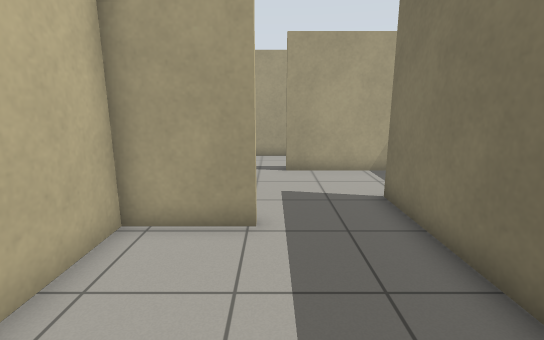
view 1 (above)

24 first-person views from a walk through a robot-simulator world made for Gazebo. The camera is 1.2 m above the floor, tilts 12° down and sees 85° across. The floor is counted in squares, 0.5 m on a side. Each view is taken from the middle of a square. On the plan, view 1 faces up. The plan holds only what a view shows up to about 18 squares ahead; the rest is blank. The robots in the file are not drawn.

view 2
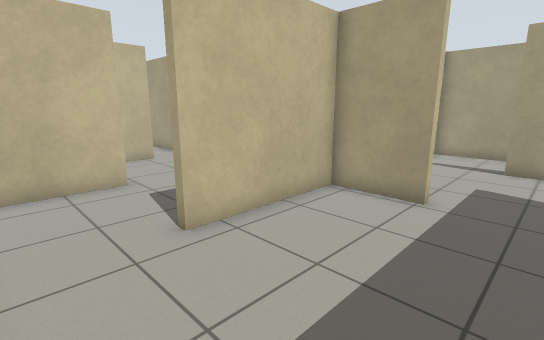

view 3
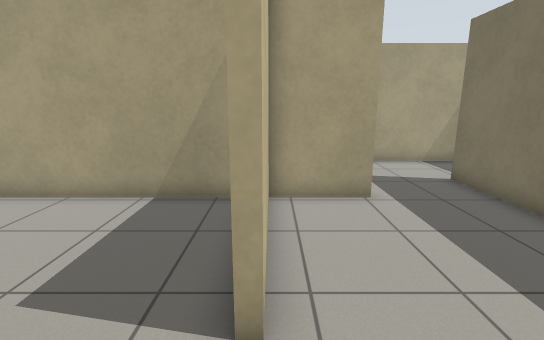

view 4
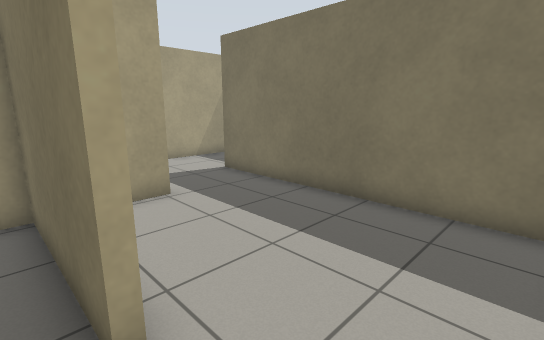

view 5
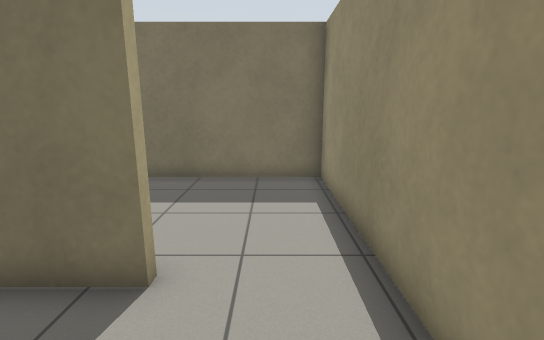

view 6
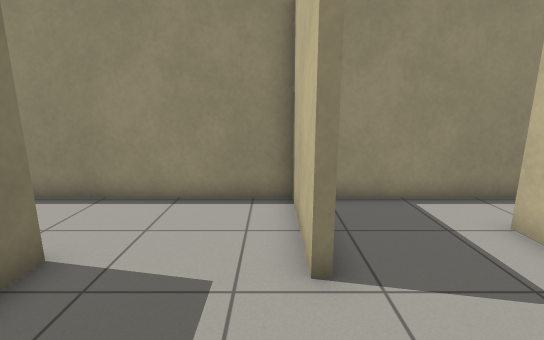

view 7
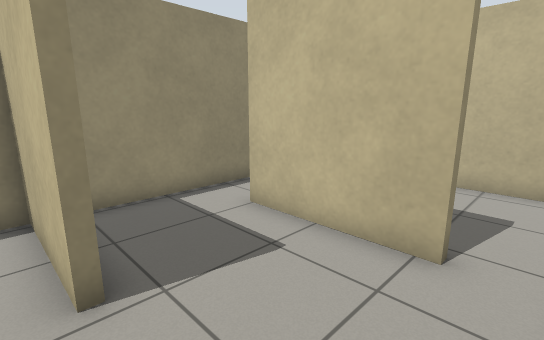

view 8
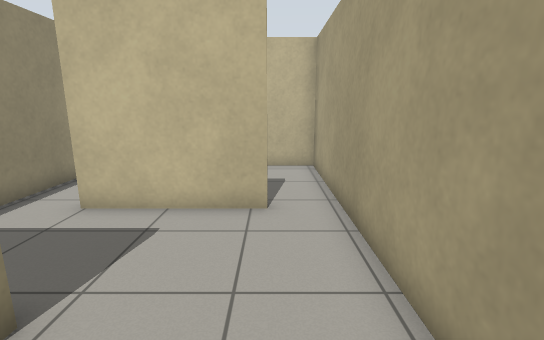

view 9
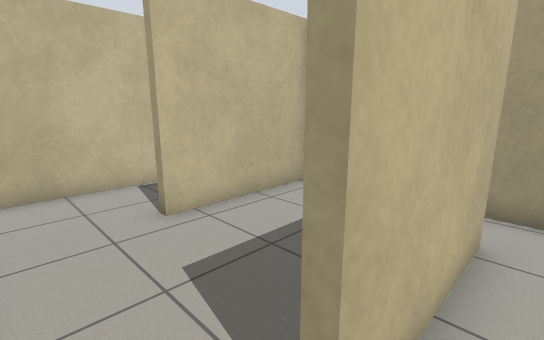

view 10
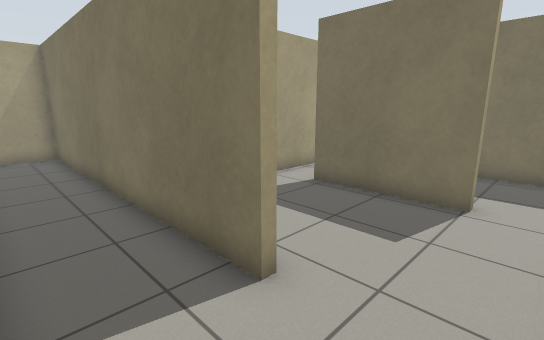

view 11
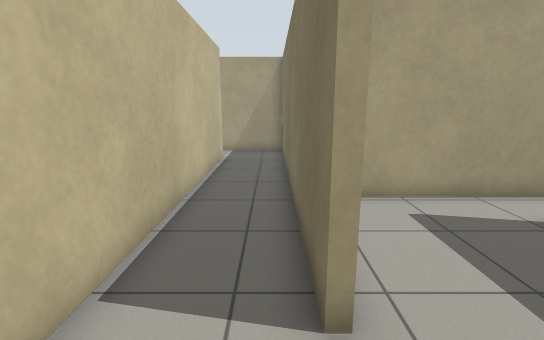

view 12
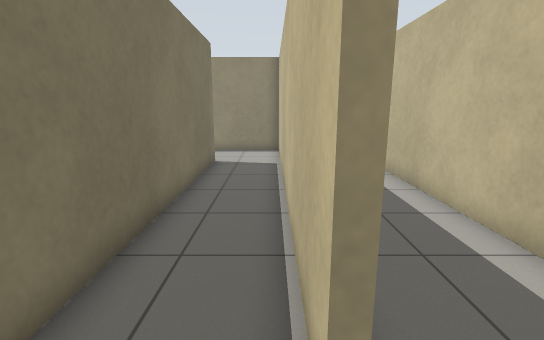

view 13
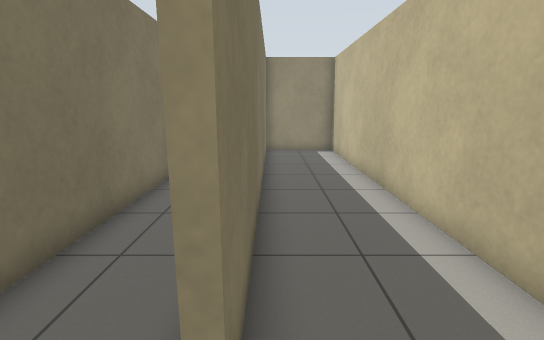

view 14
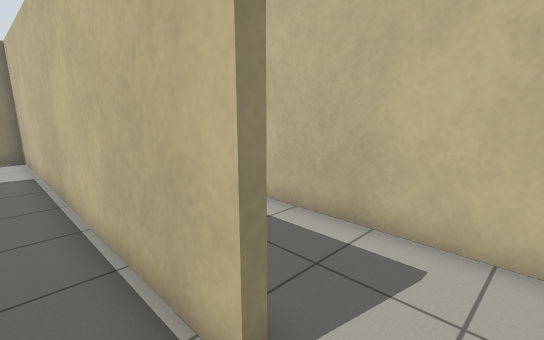

view 15
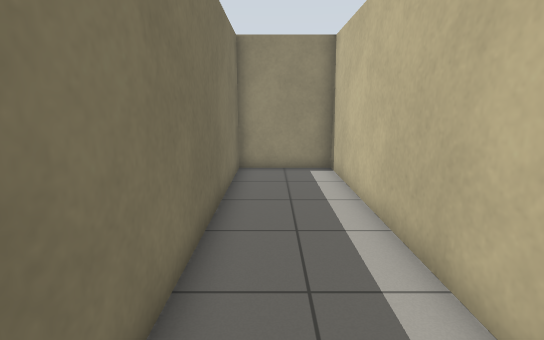

view 16
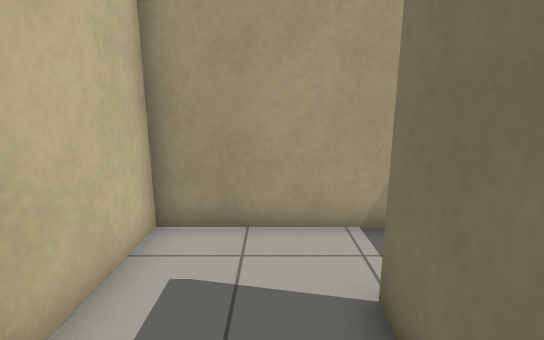

view 17
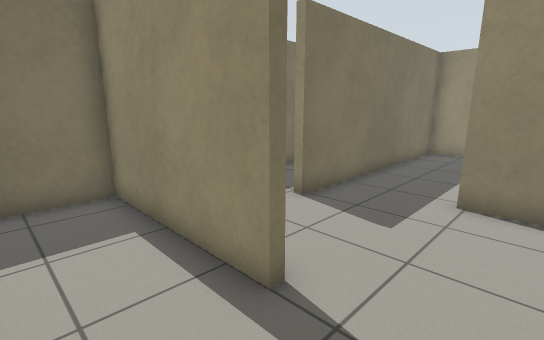

view 18
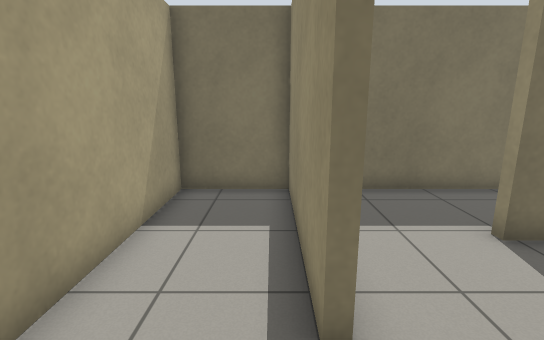

view 19
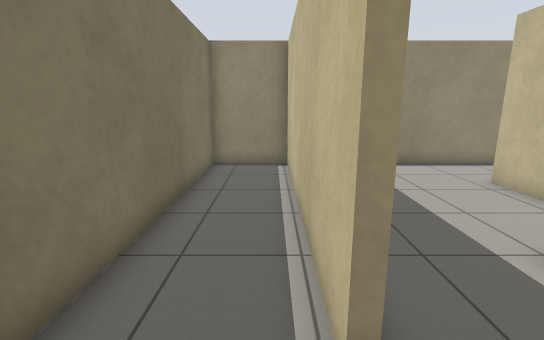

view 20
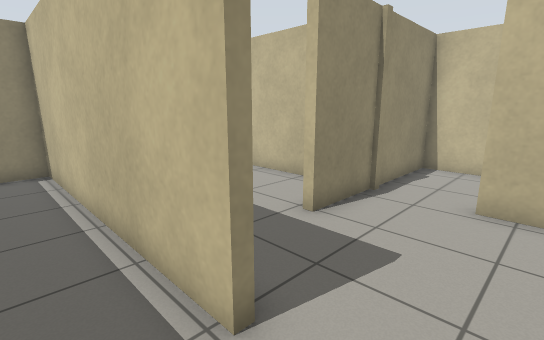

view 21
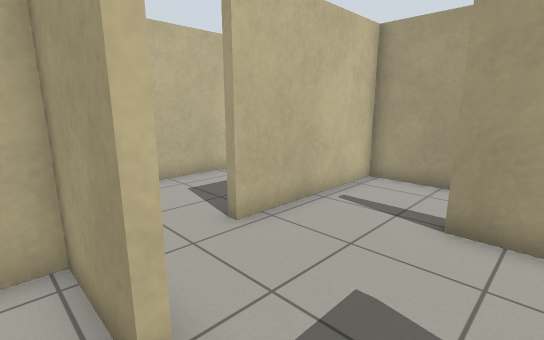

view 22
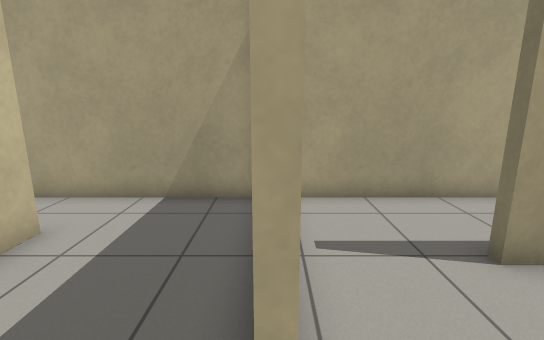

view 23
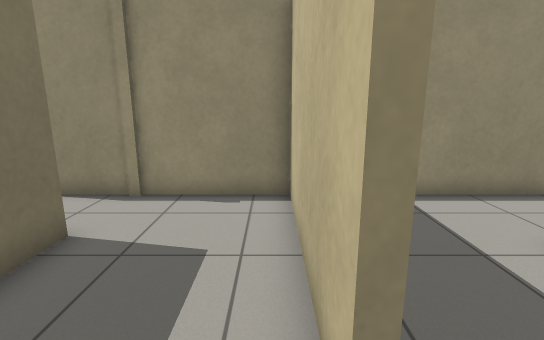

view 24
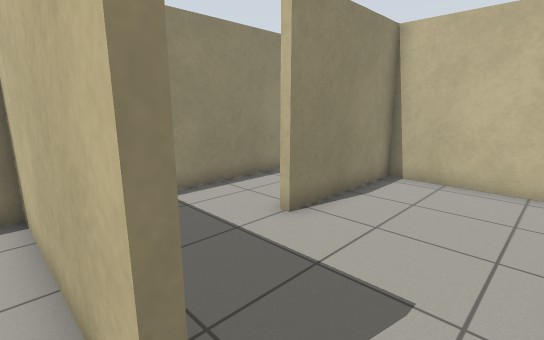

### Floor plan
Points are (right, up) in squares from view 1. A wall is a line through its corners. A room is listed if a view was taken in it or the views show most of it. See-through windows are left out.
Room 1 (views 1, 2, 3, 21)
walls: (-0.3, 5.7) (-3.1, 5.7) (-3.1, 0.7) (-3.4, 0.7); (-3.6, -2.7) (3.1, -2.7) (3.1, 5.4)
ways out: opening at (-3, -1) to room 2; opening at (1, 6) to room 10
Room 2 (views 4, 5)
walls: (-7.5, 1.2) (-7.5, -2.7) (-3.6, -2.7)
ways out: opening at (-3, -1) to room 1; opening at (-5.5, 1) to room 3
Room 3 (views 6, 7, 8)
walls: (-3.4, 0.7) (-3.4, 5.7) (-8.4, 5.7)
ways out: opening at (-5.5, 1) to room 2; opening at (-8, 3.5) to room 4
Room 4 (view 9)
walls: (-11.8, 4) (-11.8, -0.6); (-12.1, -0.6) (-12.1, 4); (-15, -2.7) (-8.6, -2.7); (-8.4, 5.7) (-17.1, 5.7) (-17.1, 0.7); (-7.9, -1.8) (-7.9, 0.1)
ways out: opening at (-8, 3.5) to room 3; opening at (-17, -1) to room 5
Room 5 (views 10, 11, 12, 14)
walls: (-17.4, 0.7) (-17.4, 14.7) (-20.4, 14.7); (-20.4, 12.4) (-20.4, -2.7) (-16.8, -2.7)
ways out: opening at (-17, -1) to room 4; opening at (-21, 13.5) to room 6
Room 6 (views 13, 15, 16)
walls: (-20.4, 14.7) (-24.4, 14.7) (-24.4, -2.7) (-20.7, -2.7) (-20.7, 12.4)
ways out: opening at (-21, 13.5) to room 5
Room 7 (views 17, 18)
walls: (0.5, 11.5) (6.5, 11.5) (6.5, 14.7) (-2.8, 14.7) (-2.8, 10.6)
ways out: opening at (-1, 11) to room 10
Room 8 (views 19, 20)
walls: (3.3, 7.9) (3.3, -2.7) (6.5, -2.7) (6.5, 9.4); (5.6, 11.2) (2.4, 11.2)
ways out: opening at (3, 9) to room 10
Room 9 (views 22, 23, 24)
walls: (-3.1, 8.6) (-3.1, 10.2); (-7.5, 12.5) (-7.5, 6) (-3.4, 6); (-3.5, 6.2) (-3, 6.2); (-3.5, 14.7) (-7.5, 14.7)
ways out: opening at (-3, 7.5) to room 10; opening at (-8, 13.5)
Room 10 (no view inside)
walls: (-3.1, 6) (-0.3, 6) (-0.3, 5.7); (-2.8, 10.6) (-2.8, 8.6); (2.4, 11.2) (0.5, 11.2); (3.1, 5.4) (3.1, 7.9)
ways out: opening at (1, 6) to room 1; opening at (-1, 11) to room 7; opening at (3, 9) to room 8; opening at (-3, 7.5) to room 9
Room 11 (no view inside)
walls: (-11.8, 9.6) (-11.8, 9.3); (-15.5, 6) (-11, 6)
ways out: opening at (-10, 10)

Positions as (right, up) in squares from view 1, and headings:
1: (0, 0), facing up
2: (2, -2), facing up-left
3: (-3, -2), facing up
4: (-4, -2), facing up-right
5: (-7, -1), facing right
6: (-7, 5), facing down
7: (-7, 5), facing down-left
8: (-5, 4), facing left
9: (-11, -2), facing up-left
10: (-20, -2), facing up-right
11: (-18, -2), facing up
12: (-20, 14), facing down
13: (-21, 14), facing down
14: (-19, 14), facing down-left
15: (-22, 9), facing down
16: (-22, 9), facing up
17: (-2, 14), facing down-right
18: (-2, 12), facing right
19: (4, 10), facing down
20: (5, 10), facing down-left
21: (2, 5), facing up-left
22: (-3, 7), facing up
23: (-7, 14), facing down
24: (-7, 14), facing down-left
